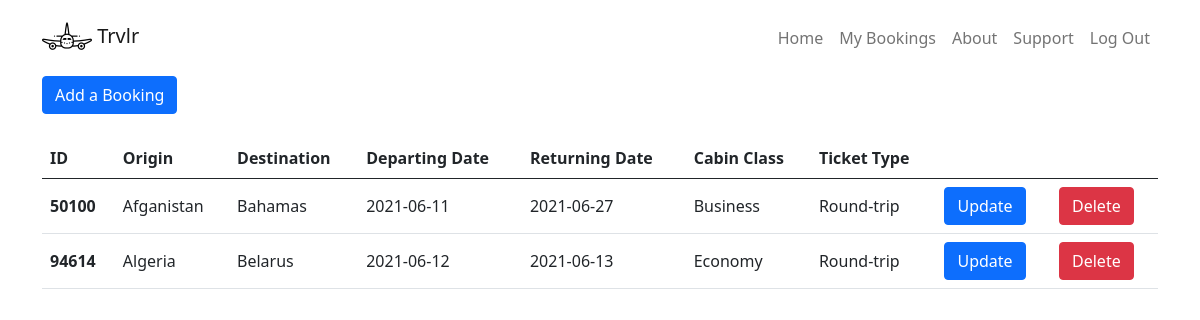
The app's page /user (signed in), older data.
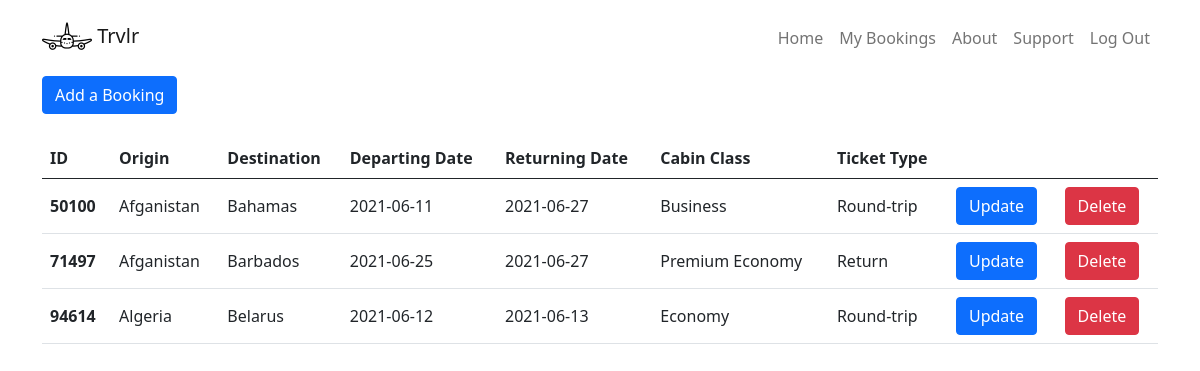
The same page, newer data.
### app.py (models this page shows, shortened)
class Flights(db.Model):
    id = db.Column(db.Integer, primary_key=True)
    origin = db.Column(db.String(60), nullable=False)
    destination = db.Column(db.String(60), nullable=False)
    departing_date = db.Column(db.Date, default=datetime, nullable=False)
    returning_date = db.Column(db.Date, default=datetime)
    cabin_class = db.Column(db.String(20), nullable=False)
    ticket_type = db.Column(db.String(20), nullable=False)
    passenger = db.Column(db.String(60), nullable=False)

### app.py (the view)
@app.route('/user')
def user():
    if "user" in session:
        user = session["user"]
        flights = Flights.query.filter(Flights.passenger == session["user"]).all()
        return render_template('user.html', flights=flights, logout='Log Out', title=user)
    else:
        return redirect('/')

### templates/user.html
{% extends 'layout.html' %}
{% block body %}
<div class="container table-responsive-sm">
  {% if flights|length < 1 %}
      <h4>You have no bookings. <a class="text-decoration-none" href="{{url_for('booking')}}">Book a flight</a></h4>
  {% else %}
  <div class="d-flex justify-content-right"><a class="btn btn-primary" href="{{url_for('booking')}}" role="button">Add a Booking</a></div><br>
<table class="table align-middle">
  <thead>
    <tr>
      <th scope="col">ID</th>
      <th scope="col">Origin</th>
      <th scope="col">Destination</th>
      <th scope="col">Departing Date</th>
      <th scope="col">Returning Date</th>
      <th scope="col">Cabin Class</th>
      <th scope="col">Ticket Type</th>
      <th scope="col"></th>
      <th scope="col"></th>
    </tr>
  </thead>
  <tbody>
      {% for flight in flights %}
        <tr>
      <th scope="row">{{flight.id}}</th>
      <td>{{flight.origin}}</td>
      <td>{{flight.destination}}</td>
      <td>{{flight.departing_date}}</td>
      <td>{{flight.returning_date}}</td>
      <td>{{flight.cabin_class}}</td>
      <td>{{flight.ticket_type}}</td>
      <td><a class="btn btn-primary" href="/update/{{flight.id}}" role="button">Update</a></td>
      <td><a class="btn btn-primary btn-danger" href="/delete/{{flight.id}}" role="button">Delete</a></td>
    </tr>
      {% endfor %}
  </tbody>
</table>
  {% endif %}
</div>
{% endblock body %}

### templates/layout.html (shortened to what this page needs)
<!DOCTYPE html>
<html lang="en">
<head>
    <link rel="stylesheet" href="/static/css/bootstrap.min.css">
</head>
<body>
    <div class="container">
        <nav class="navbar navbar-expand-md navbar-light">
            <a href="#" class="navbar-brand"><img src="/static/img/logo.png" alt="Trvlr Logo" class="d-inline-block align-auto"> Trvlr</a>
            <div class="collapse navbar-collapse" id="toggleMobileMenu">
                <ul class="navbar-nav ms-auto text-center">
                    <li><a class="nav-link" href="{{url_for('index')}}">Home</a></li>
                    <li><a class="nav-link" href="{{url_for('user')}}">My Bookings</a></li>
                    <li><a class="nav-link" href="{{url_for('about')}}">About</a></li>
                    <li><a class="nav-link" href="{{url_for('support')}}">Support</a></li>
                    <li><a class="nav-link" href="{{url_for('logout')}}">{{logout}}</a></li>
                </ul>
            </div>
        </nav>
    </div>
    {% block body %}
    {% endblock body %}
</body>
</html>

Row changes from the older to the newer data that the page shows:
added Flights: id "71497", origin "Afganistan", destination "Barbados", departing_date "2021-06-25", returning_date "2021-06-27", cabin_class "Premium Economy", ticket_type "Return"
